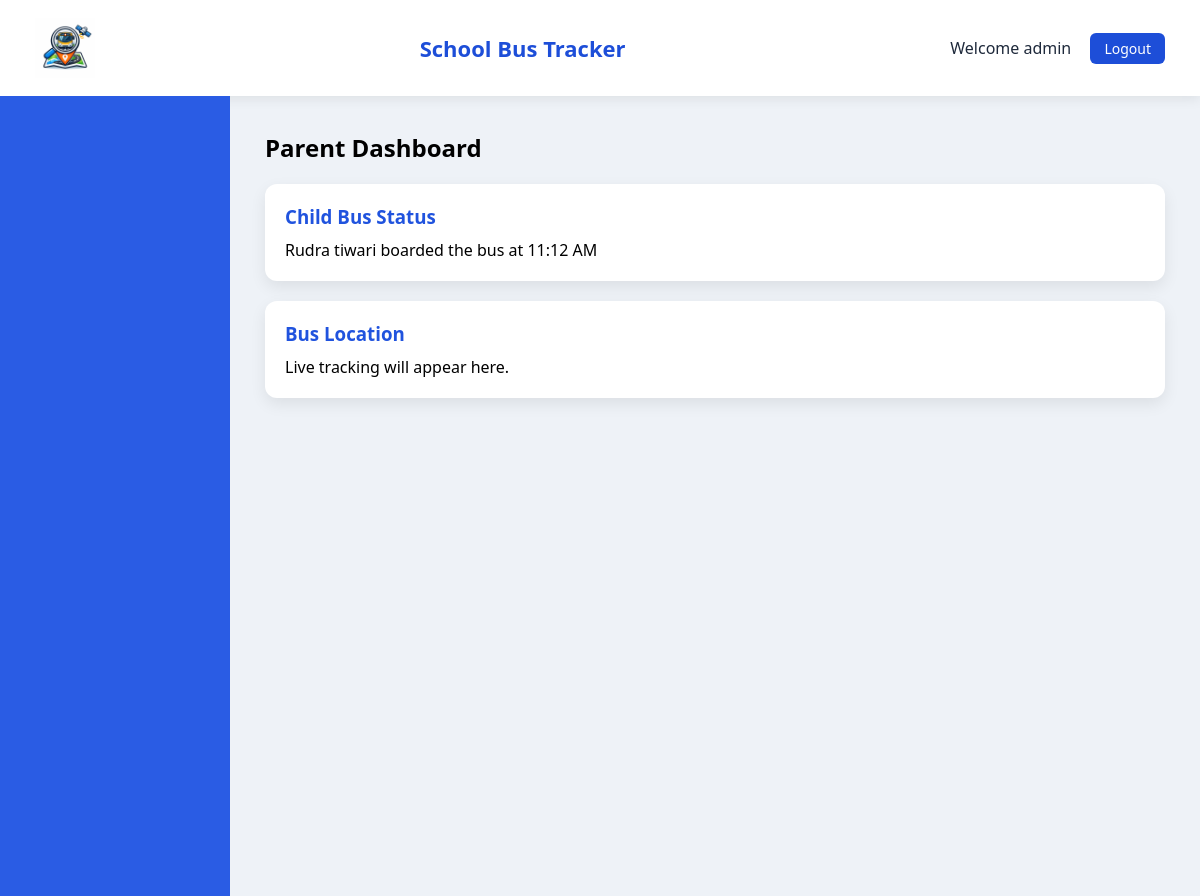
The page /parents/dashboard/ (signed in) on the database its author committed.
### accounts/models.py (models this page shows, shortened)
class UserModel(AbstractUser):
    username = models.CharField(max_length=150)
    email = models.EmailField(unique=True)
    mobile_number = models.CharField(
        max_length=10,
        validators=[phone_validator],
        blank=True,
        null=True
    )
    school = models.ForeignKey(School, on_delete=models.CASCADE, null=True,blank=True)
    role = models.CharField(
        max_length=20,
        choices=ROLE_CHOICES
    )
    USERNAME_FIELD = "email"
    REQUIRED_FIELDS = ["username"]
    class Meta:
        constraints = [
            models.UniqueConstraint(
                fields=["username", "role"],
                name="unique_username_role"
            )
        ]

### attendence/models.py (models this page shows, shortened)
class Attendance(models.Model):
    student = models.ForeignKey(Student, on_delete=models.CASCADE)
    conductor = models.ForeignKey(UserModel, on_delete=models.CASCADE)
    school = models.ForeignKey(School, on_delete=models.CASCADE)
    date = models.DateField(auto_now_add=True)
    boarded_at = models.DateTimeField(auto_now_add=True)
    status = models.BooleanField(default=False)
    class Meta:
        unique_together = ["student", "date"]

### students/models.py (models this page shows, shortened)
class Student(models.Model):
    name = models.CharField(max_length=100)
    age = models.IntegerField()
    school_class = models.ForeignKey(
    SchoolClass,
    on_delete=models.CASCADE
    )
    parent = models.ForeignKey(
        UserModel,
        on_delete=models.CASCADE,
        limit_choices_to={"role":"parent"},
        related_name="children"
    )
    bus = models.ForeignKey(
        Bus,
        on_delete=models.SET_NULL,
        null=True,
        blank=True
    )
    school=models.ForeignKey(School,on_delete=models.CASCADE)
    route = models.ForeignKey(
        Route,
        on_delete=models.SET_NULL,
        null=True,
        blank=True
    )
    emergency_contact = models.CharField(max_length=10)

### students/views.py (the view)
# urls.py: path("dashboard/", parent_dashboard, name="parent_dashboard"),
@login_required
def parent_dashboard(request):
    students = Student.objects.filter(parent=request.user)
    attendance = Attendance.objects.filter(
        student__in=students
    ).order_by("-boarded_at").first()
    context = {
        "attendance": attendance
    }
    return render(request, "students/parent_dashboard.html", context)

### templates/students/parent_dashboard.html
{% extends "base/dashboard_base.html" %}
{% block content %}
<h2>Parent Dashboard</h2>
<div class="card">
    <h3>Child Bus Status</h3>
    {% if attendance %}
        <p>
        {{ attendance.student.name }} boarded the bus at
        {{ attendance.boarded_at|time:"H:i A" }}
        </p>
    {% else %}
        <p>No attendance marked yet.</p>
    {% endif %}
</div>
<div class="card">
    <h3>Bus Location</h3>
    <p>Live tracking will appear here.</p>
</div>
{% endblock %}

### templates/base/dashboard_base.html (shortened to what this page needs)
{% load static %}
<!DOCTYPE html>
<html>
<head>
    <link rel="stylesheet" href="{% static 'css/dashboard.css' %}">
</head>
<body>
    <header class="navbar">
            <img width="60px"  src="{% static 'images/logo.png' %}">
            <h2>School Bus Tracker</h2>
        <div class="user-info">
            Welcome {{ request.user.username }}
            <a href="{% url 'home' %}">Logout</a>
        </div>
    </header>
    <div class="container">
        <aside class="sidebar">
        </aside>
        <main class="content">
            {% block content %}
            {% endblock %}
        </main>
    </div>
</body>
</html>

### static/css/dashboard.css (style rules this page uses)
* { margin:0; padding:0; box-sizing:border-box; font-family:'Segoe UI', Arial, sans-serif; }
body { background:#eef2f7; min-height:100vh; }
.navbar { display:flex; justify-content:space-between; align-items:center; padding:18px 35px; background:white; color:#1e293b; box-shadow:0 3px 12px rgba(0,0,0,0.08); }
.navbar h2 { font-size:22px; font-weight:600; color:#1d4ed8; }
.user-info a { margin-left:15px; padding:6px 14px; background:#1d4ed8; color:white; border-radius:6px; text-decoration:none; font-size:14px; }
.container { display:flex; }
.sidebar { width:230px; padding:25px 15px; background:#2a5ce4; color:white; font-weight: 800; font-size: 18px; min-height:100vh; }
.content { flex:1; padding:35px; }
.card { margin-top: 20px; background:white; padding:20px; border-radius:12px; box-shadow:0 6px 16px rgba(0,0,0,0.08); }
.card h3 { color:#2053de; margin-bottom:10px; }

### rows shown on the page
UserModel: user.username "admin"
Attendance: student.name "Rudra tiwari", boarded_at "11:12 AM"
